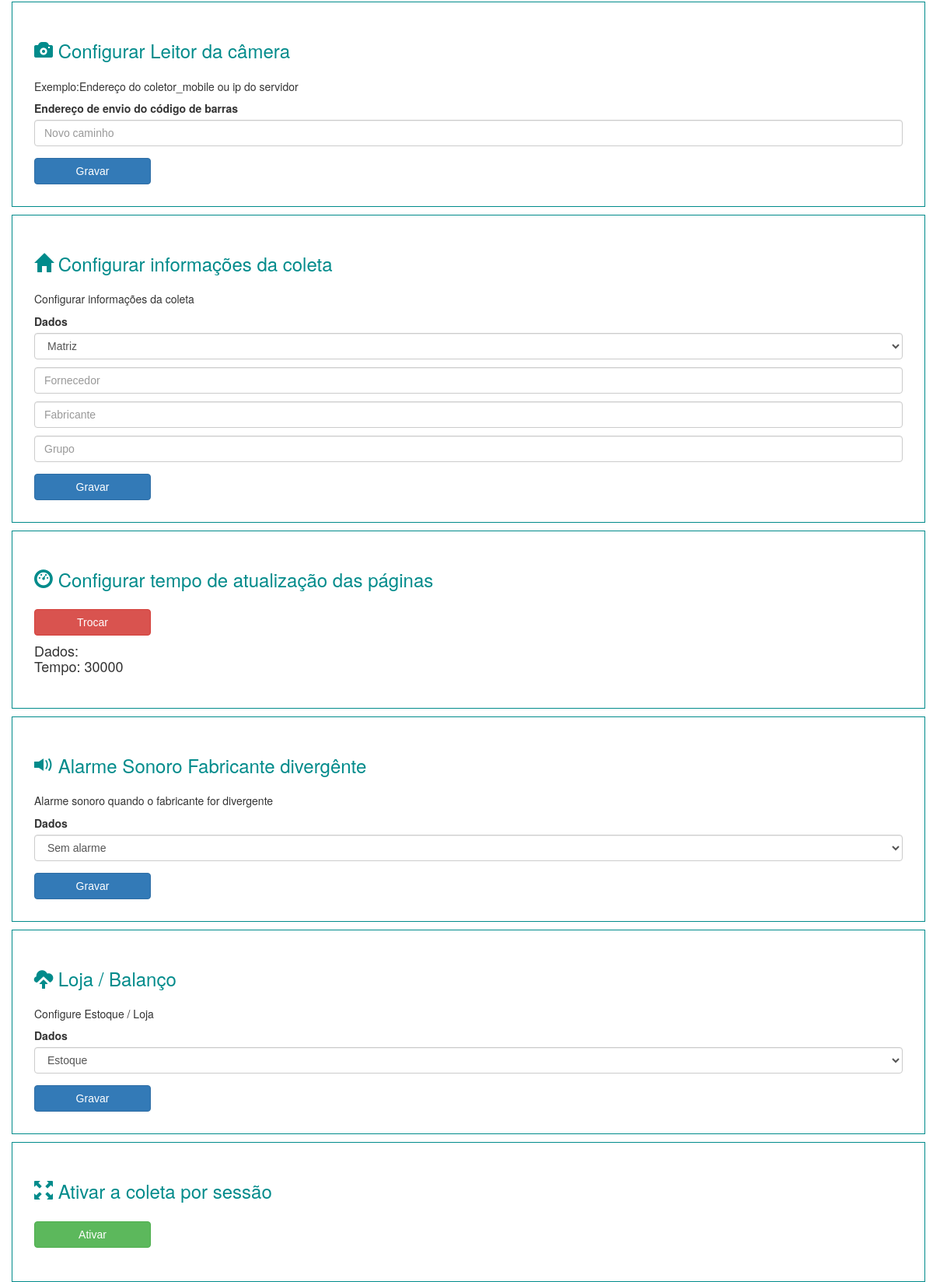
/coletor/v_configuracao.php (signed in, lower part), run on an earlier commit of the app's database.
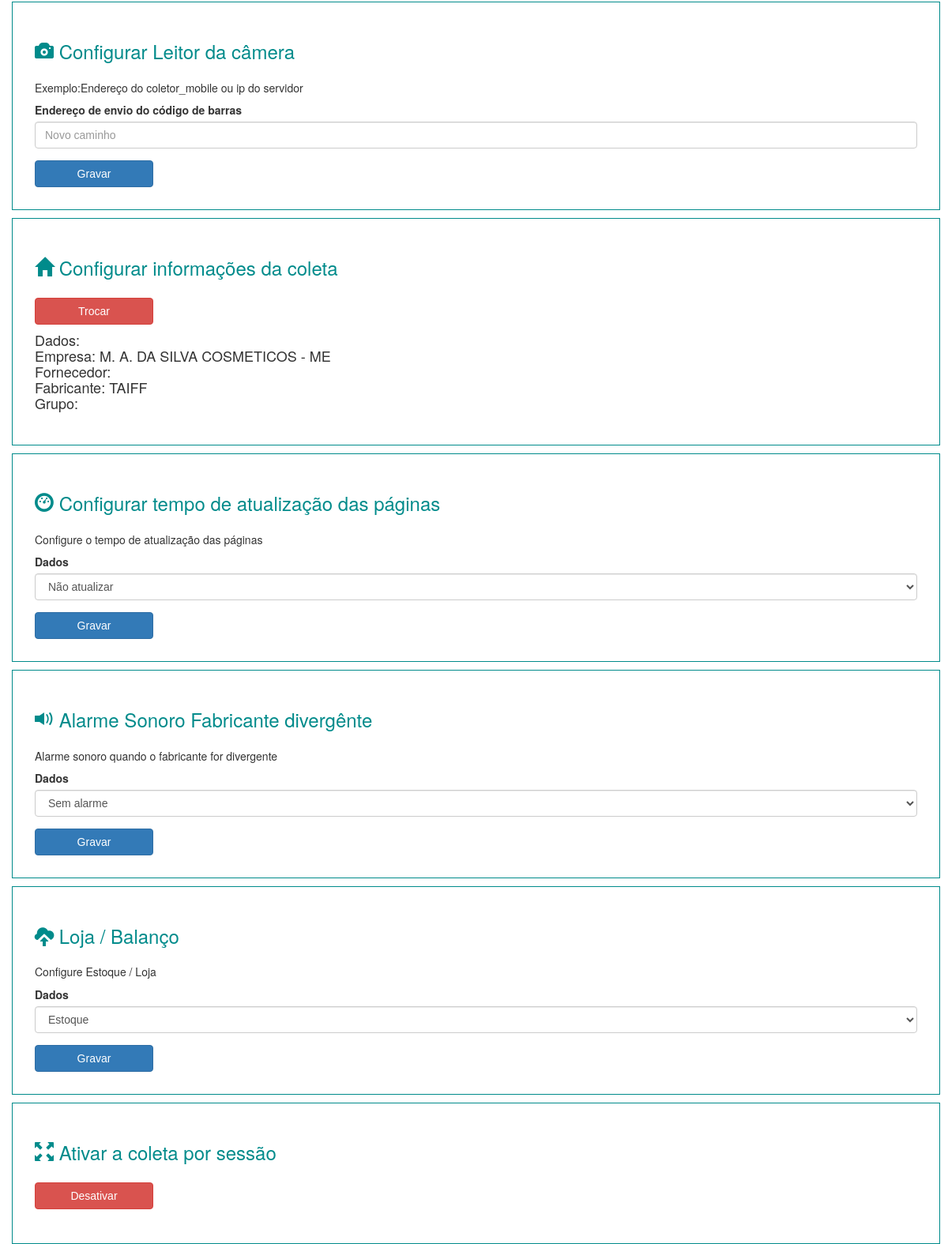
And on a later commit of the database.
### tables this page shows
CREATE TABLE IF NOT EXISTS `pdf` (
  `id` int(11) NOT NULL AUTO_INCREMENT,
  `empresa` varchar(255) DEFAULT NULL,
  `fornecedor` varchar(255) NOT NULL,
  `fabricante` varchar(255) DEFAULT 'sem fabricante',
  `grupo` varchar(255) DEFAULT NULL,
  PRIMARY KEY (`id`)
);

### coletor/v_configuracao.php (the view, shortened to what the changed rows need)
<!DOCTYPE html>
<html>
   <head>
      <link href="bootstrap/css/bootstrap.min.css" rel="stylesheet">
      <link rel="stylesheet" href="css.css">
      <link rel="stylesheet" href="normalize.css">
   </head>
   <body>
      <section id="principal">
         <?php require 'v_cabecalho.php'; ?>
         <section class="corpo">
            <p>
            <section class="form">
               <form method="post" action="arquivos_banco/cadastrar_pdf.php">
                  <fieldset class="area_fieldset">
                     <h3>
                        <span class="glyphicon glyphicon-home" aria-hidden="true"></span>
                        Configurar informações da coleta
                     </h3>
                     <div class="form-group">
                        <?php
                           $listagem = mysqli_query($conexao,  "SELECT COUNT(id)  FROM pdf");
                           $conta = $listagem->fetch_row();
                           $contar = $conta;
                           if ($contar[0] != 1) {
                           	?>
                        <h5> Configurar informações da coleta </h5>
                        <label for="exampleInputEmail1">Dados</label>
                        <p>
                           <select class="form-control" name="empresa" autofocus="">
                              <option value="M. A. DA SILVA COSMETICOS - ME"> Matriz </option>
                           </select>
                        <p>
                           <input type="text" class="form-control" id="exampleInputEmail1" name="fornecedor" aria-describedby="emailHelp" placeholder="Fornecedor">
                        <p>
                           <input type="text" class="form-control" id="exampleInputEmail1" name="fabricante" aria-describedby="emailHelp" placeholder="Fabricante" >
                        <p>
                           <input type="text" class="form-control" id="exampleInputEmail1" name="grupo" aria-describedby="emailHelp" placeholder="Grupo">
                     </div>
                     <button type="submit" class="btn btn-primary">Gravar</button>
                  </fieldset>
                  <?php } else {
                     $listagem = mysqli_query($conexao,  "SELECT * FROM pdf");
                     while($linha = mysqli_fetch_array($listagem)) {
                     	$empresa = $linha["empresa"];
                     	$fornecedor = $linha["fornecedor"];
                     	$fabricante = $linha["fabricante"];
                     	$grupo = $linha["grupo"];
                     	?>
                  <button type="button" class="btn btn-danger" ><a href="arquivos_banco/excluir_pdf.php">Trocar</a></button>
                  <p>
                     <?php echo "<h4> Dados:<br> Empresa: $empresa  <br> Fornecedor: $fornecedor  <br>Fabricante:  $fabricante  <br>Grupo:  $grupo  </h4>"; ?>
                  </p>
                  <?php
                     }
                     }
                     ?>
            </section>
            <p>
            <section class="form">
               <form method="post" action="arquivos_banco/tempo_atualizacao.php">
                  <fieldset class="area_fieldset">
                     <h3>
                        <span class="glyphicon glyphicon-dashboard" aria-hidden="true"></span>
                        Configurar tempo de atualização das páginas
                     </h3>
                     <div class="form-group">
                        <?php
                           $listagem = mysqli_query($conexao, "SELECT count(tempo), tempo  FROM config where tempo > 1 limit 1");
                           $con = $listagem->fetch_row();
                           $contar = $con;
                           if ($contar[0] != 1) {
                           ?>
                        <h5> Configure o tempo de atualização das páginas </h5>
                        <label for="exampleInputEmail1">Dados</label>
                        <p>
                           <select class="form-control" name="tempo" >
                              <option value="p000"> Não atualizar </option>
                           </select>
                     </div>
                     <button type="submit" class="btn btn-primary">Gravar</button>
                  </fieldset>
                  <?php } else {
                     $listagem = mysqli_query($conexao, "SELECT max(tempo) as tempo  FROM config limit 1");
                     while($linha = mysqli_fetch_array($listagem)) {
                     	$tempo = $linha["tempo"];
                     	?>
                  <button type="button" class="btn btn-danger" ><a href="arquivos_banco/excluir_tempo.php">Trocar</a></button>
                  <p>
                     <?php echo "<h4> Dados:<br> Tempo: $tempo</h4>"; ?>
                  </p>
                  <?php
                     }
                     }
                     ?>
               </form>
            </section>
            <p>
            <p>
            <p>
            <section class="form">
               <?php
                  $sessao_contar = mysqli_query($conexao,  "SELECT COUNT(sessao) as sessao  FROM config WHERE sessao > 0");
                  $sessao = $sessao_contar->fetch_row();
                  if ($sessao[0] < 1 ) {
                  ?>
               <fieldset class="area_fieldset">
               <h3>
                  <span class="glyphicon glyphicon-fullscreen" aria-hidden="true"></span>
                  Ativar a coleta por sessão
               </h3>
               <p>
                  <a href="arquivos_banco/ativar_sessao.php">
                  <button type="button" class="btn btn-success">Ativar</button>
                  </a>
               </p>
               <?php   }else {    ?>
               <fieldset class="area_fieldset">
                  <h3>
                     <span class="glyphicon glyphicon-fullscreen" aria-hidden="true"></span>
                     Ativar a coleta por sessão
                  </h3>
                  <p>
                     <a href="arquivos_banco/desativar_sessao.php">
                     <button type="button" class="btn btn-danger">Desativar</button>
                     </a>
                  </p>
                     <?php   }    ?>
               </fieldset>
            </section>
         </section>
      </section>
   </body>
</html>

What changed in the data, as far as the page shows it:
added pdf: empresa "M. A. DA SILVA COSMETICOS - ME", fabricante "TAIFF"
Also different on the page:
form field tempo: (not shown) → "Não atualizar"
form field empresa: "Matriz" → (not shown)
text no longer shown: "Configurar informações da coleta Ativar"
text now shown: "Configure o tempo de atualização das páginas Desativar"
list line gone: "Trocar Dados: Tempo: 30000"
